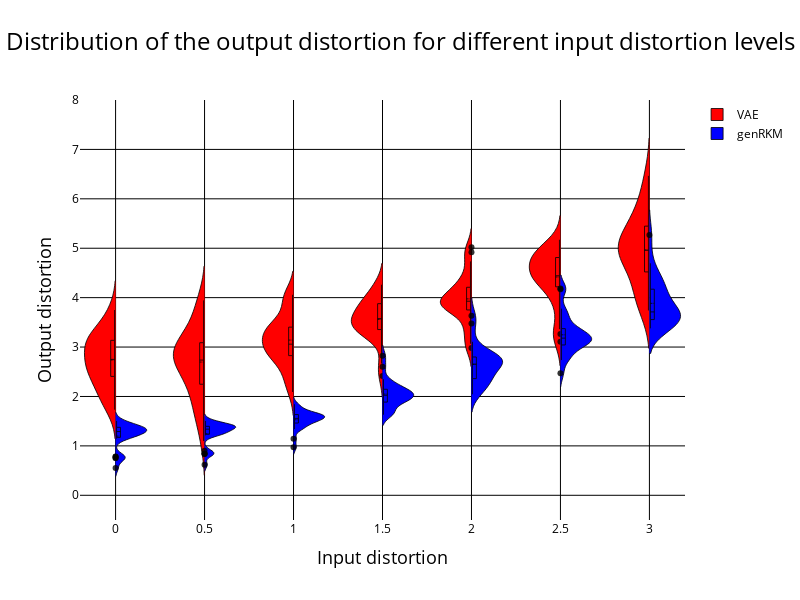

Notebook cell for this chart:
### Code cell
reference_matrix = [25*[item] for item in reference_points]
#print((reference_matrix))

traces = []

for i in range(len(reference_points)):

    # Create a trace for the holiday distribution
    trace1 = go.Violin(
        x=reference_matrix[i],
        y=Lists_close_distortion_VAE[i],
        name='VAE' if i == 0 else None,
        side='negative',
        box_visible=True,
        meanline_visible=True,
        #hovertemplate='Holiday<br>Noise Level: %{y.2f} dB(A)',
        #hoverlabel=dict(namelength=0),
        fillcolor='red',  
        line=dict(color='rgba(0, 0, 0, 0.8)', width=1) ,
        showlegend=(i == 0) 
    )

    # Create a trace for the normal day distribution
    trace2 = go.Violin(
        x=reference_matrix[i], #to put the two graphs next to each other instead of separately
        y=Lists_close_distortion_genRKM[i],
        name='genRKM' if i == 0 else None,
        side='positive',
        box_visible=True,
        meanline_visible=True,
        #hovertemplate='Normal Day<br>Noise Level: %{y.2f} dB(A)',
        #hoverlabel=dict(namelength=0),
        fillcolor='blue',
        line=dict(color='rgba(0, 0, 0, 0.8)', width=1) ,
        showlegend=(i == 0)
    )

    traces.append(trace1)
    traces.append(trace2)

# Create the layout for the plot
layout_fig1 = go.Layout(
    title=dict(
        text='Distribution of the output distortion for different input distortion levels',
        x=0.5,
        xanchor='center',
        font=dict(color="black", size=24)
    ),
    title_font=dict(size=24, color="black"),  
    xaxis=dict(
        {'title': 'Input distortion'}, 
        range = [-0.2, 3.2],
        #ticktext = ["false",'Holiday - Normal day'],
        title_font=dict(color="black", size = 18),
        tickfont=dict(color='black'),
        showticklabels=True, 
        tickvals = reference_points, 
        ticktext = reference_points,
        gridcolor='black'),
    yaxis=dict(
        {'title': 'Output distortion'},
        title_font=dict(color="black", size = 18),
        tickfont=dict(color="black"),
        #showticklabels=False,
        range = [-0.5, 8],
        tickvals=list(range(11)),
        gridcolor='black',
        zeroline=True,  # Ensure the zeroline is shown
        zerolinecolor='black',  # Set the color of the zeroline to black
        zerolinewidth=1  # Set the width of the zeroline
        ),
    violingap=0,  # Set the gap between violins to 0 for overlapping
    plot_bgcolor='white',  
    paper_bgcolor='white',  
    legend = dict(font=dict(color='black'))
)

layout_fig1.update(width=800, height=600)

# Create the figure and add the traces
fig1 = go.Figure(data=traces, layout=layout_fig1)

# Show the plot
fig1.show()

### Figure 1 — Plotly figure (JSON) as saved in the notebook; plotly's stock layout.template omitted (floating-point values rounded to 4 significant figures)
{"data": [{"box": {"visible": true}, "fillcolor": "red", "line": {"color": "rgba(0, 0, 0, 0.8)", "width": 1}, "meanline": {"visible": true}, "name": "VAE", "showlegend": true, "side": "negative", "type": "violin", "x": [0, 0, 0, 0, 0, 0, 0, 0, 0, 0, 0, 0, 0, 0, 0, 0, 0, 0, 0, 0, 0, 0, 0, 0, 0], "y": [3.126, 2.794, 3.244, 2.07, 2.663, 3.124, 1.962, 2.441, 1.887, 3.274, 2.854, 2.971, 3.116, 3.75, 1.733, 2.751, 2.391, 2.411, 2.59, 2.686, 3.254, 3.58, 2.168, 2.444, 3.166]}, {"box": {"visible": true}, "fillcolor": "blue", "line": {"color": "rgba(0, 0, 0, 0.8)", "width": 1}, "meanline": {"visible": true}, "name": "genRKM", "showlegend": true, "side": "positive", "type": "violin", "x": [0, 0, 0, 0, 0, 0, 0, 0, 0, 0, 0, 0, 0, 0, 0, 0, 0, 0, 0, 0, 0, 0, 0, 0, 0], "y": [1.395, 1.397, 1.475, 0.7777, 1.343, 1.244, 0.7545, 1.216, 0.7525, 1.285, 1.386, 1.29, 1.147, 1.505, 0.5527, 1.23, 1.193, 1.298, 1.397, 1.18, 1.326, 1.347, 1.372, 0.7851, 1.299]}, {"box": {"visible": true}, "fillcolor": "red", "line": {"color": "rgba(0, 0, 0, 0.8)", "width": 1}, "meanline": {"visible": true}, "showlegend": false, "side": "negative", "type": "violin", "x": [0.5, 0.5, 0.5, 0.5, 0.5, 0.5, 0.5, 0.5, 0.5, 0.5, 0.5, 0.5, 0.5, 0.5, 0.5, 0.5, 0.5, 0.5, 0.5, 0.5, 0.5, 0.5, 0.5, 0.5, 0.5], "y": [3.149, 2.729, 2.831, 1.591, 3.023, 3.042, 2.179, 2.736, 1.097, 3.068, 3.351, 2.897, 2.767, 3.586, 1.677, 2.275, 2.667, 3.277, 3.862, 2.25, 2.717, 3.945, 2.24, 1.768, 2.687]}, {"box": {"visible": true}, "fillcolor": "blue", "line": {"color": "rgba(0, 0, 0, 0.8)", "width": 1}, "meanline": {"visible": true}, "showlegend": false, "side": "positive", "type": "violin", "x": [0.5, 0.5, 0.5, 0.5, 0.5, 0.5, 0.5, 0.5, 0.5, 0.5, 0.5, 0.5, 0.5, 0.5, 0.5, 0.5, 0.5, 0.5, 0.5, 0.5, 0.5, 0.5, 0.5, 0.5, 0.5], "y": [1.395, 1.44, 1.475, 0.9035, 1.395, 1.244, 0.8386, 1.278, 0.8392, 1.376, 1.391, 1.385, 1.242, 1.505, 0.6197, 1.281, 1.25, 1.298, 1.397, 1.212, 1.398, 1.431, 1.372, 0.8333, 1.338]}, {"box": {"visible": true}, "fillcolor": "red", "line": {"color": "rgba(0, 0, 0, 0.8)", "width": 1}, "meanline": {"visible": true}, "showlegend": false, "side": "negative", "type": "violin", "x": [1, 1, 1, 1, 1, 1, 1, 1, 1, 1, 1, 1, 1, 1, 1, 1, 1, 1, 1, 1, 1, 1, 1, 1, 1], "y": [3.404, 3.345, 4.021, 2.326, 3.026, 3.225, 3.058, 2.847, 2.39, 3.006, 3.268, 3.026, 3.403, 3.735, 2.668, 2.9, 3.981, 2.747, 3.364, 2.091, 3.352, 3.5, 3.031, 2.765, 4.058]}, {"box": {"visible": true}, "fillcolor": "blue", "line": {"color": "rgba(0, 0, 0, 0.8)", "width": 1}, "meanline": {"visible": true}, "showlegend": false, "side": "positive", "type": "violin", "x": [1, 1, 1, 1, 1, 1, 1, 1, 1, 1, 1, 1, 1, 1, 1, 1, 1, 1, 1, 1, 1, 1, 1, 1, 1], "y": [1.617, 1.562, 1.529, 1.35, 1.633, 1.476, 1.34, 1.465, 1.381, 1.556, 1.501, 1.653, 1.62, 1.843, 0.9723, 1.544, 1.453, 1.636, 1.761, 1.556, 1.751, 1.631, 1.602, 1.144, 1.648]}, {"box": {"visible": true}, "fillcolor": "red", "line": {"color": "rgba(0, 0, 0, 0.8)", "width": 1}, "meanline": {"visible": true}, "showlegend": false, "side": "negative", "type": "violin", "x": [1.5, 1.5, 1.5, 1.5, 1.5, 1.5, 1.5, 1.5, 1.5, 1.5, 1.5, 1.5, 1.5, 1.5, 1.5, 1.5, 1.5, 1.5, 1.5, 1.5, 1.5, 1.5, 1.5, 1.5, 1.5], "y": [3.908, 3.469, 3.929, 2.414, 3.456, 3.369, 3.595, 3.276, 3.238, 4.028, 3.613, 3.739, 3.31, 3.791, 2.666, 3.227, 3.413, 3.655, 4.261, 3.959, 3.575, 3.868, 3.56, 3.429, 4.262]}, {"box": {"visible": true}, "fillcolor": "blue", "line": {"color": "rgba(0, 0, 0, 0.8)", "width": 1}, "meanline": {"visible": true}, "showlegend": false, "side": "positive", "type": "violin", "x": [1.5, 1.5, 1.5, 1.5, 1.5, 1.5, 1.5, 1.5, 1.5, 1.5, 1.5, 1.5, 1.5, 1.5, 1.5, 1.5, 1.5, 1.5, 1.5, 1.5, 1.5, 1.5, 1.5, 1.5, 1.5], "y": [2.167, 2.024, 2.11, 1.643, 2.068, 1.863, 1.708, 2.034, 1.869, 2.131, 1.98, 2.093, 2.139, 2.243, 1.631, 1.987, 2.27, 1.967, 2.824, 1.892, 2.0, 2.348, 2.603, 1.689, 1.922]}, {"box": {"visible": true}, "fillcolor": "red", "line": {"color": "rgba(0, 0, 0, 0.8)", "width": 1}, "meanline": {"visible": true}, "showlegend": false, "side": "negative", "type": "violin", "x": [2, 2, 2, 2, 2, 2, 2, 2, 2, 2, 2, 2, 2, 2, 2, 2, 2, 2, 2, 2, 2, 2, 2, 2, 2], "y": [4.027, 4.336, 3.718, 3.397, 4.038, 4.511, 3.891, 3.762, 2.982, 3.809, 3.344, 3.977, 4.734, 4.917, 3.066, 3.981, 3.867, 4.282, 3.824, 3.88, 5.021, 4.186, 3.713, 3.928, 4.181]}, {"box": {"visible": true}, "fillcolor": "blue", "line": {"color": "rgba(0, 0, 0, 0.8)", "width": 1}, "meanline": {"visible": true}, "showlegend": false, "side": "positive", "type": "violin", "x": [2, 2, 2, 2, 2, 2, 2, 2, 2, 2, 2, 2, 2, 2, 2, 2, 2, 2, 2, 2, 2, 2, 2, 2, 2], "y": [2.488, 2.757, 3.474, 2.34, 2.369, 2.836, 2.616, 2.654, 2.161, 2.79, 2.633, 2.417, 2.825, 2.778, 2.103, 2.294, 2.749, 2.858, 3.636, 2.306, 2.612, 2.79, 3.106, 2.044, 2.664]}, {"box": {"visible": true}, "fillcolor": "red", "line": {"color": "rgba(0, 0, 0, 0.8)", "width": 1}, "meanline": {"visible": true}, "showlegend": false, "side": "negative", "type": "violin", "x": [2.5, 2.5, 2.5, 2.5, 2.5, 2.5, 2.5, 2.5, 2.5, 2.5, 2.5, 2.5, 2.5, 2.5, 2.5, 2.5, 2.5, 2.5, 2.5, 2.5, 2.5, 2.5, 2.5, 2.5, 2.5], "y": [4.923, 4.845, 4.642, 3.108, 4.436, 5.022, 4.537, 5.172, 3.362, 4.178, 4.371, 4.801, 4.402, 4.786, 4.703, 3.81, 4.396, 4.885, 4.443, 3.98, 4.72, 4.437, 3.263, 4.234, 4.978]}, {"box": {"visible": true}, "fillcolor": "blue", "line": {"color": "rgba(0, 0, 0, 0.8)", "width": 1}, "meanline": {"visible": true}, "showlegend": false, "side": "positive", "type": "violin", "x": [2.5, 2.5, 2.5, 2.5, 2.5, 2.5, 2.5, 2.5, 2.5, 2.5, 2.5, 2.5, 2.5, 2.5, 2.5, 2.5, 2.5, 2.5, 2.5, 2.5, 2.5, 2.5, 2.5, 2.5, 2.5], "y": [3.21, 3.214, 4.183, 2.805, 3.055, 3.36, 3.143, 3.341, 3.106, 3.162, 3.004, 2.839, 3.243, 3.369, 2.737, 3.083, 3.605, 3.386, 4.172, 3.181, 3.0, 3.778, 3.628, 2.469, 3.127]}, {"box": {"visible": true}, "fillcolor": "red", "line": {"color": "rgba(0, 0, 0, 0.8)", "width": 1}, "meanline": {"visible": true}, "showlegend": false, "side": "negative", "type": "violin", "x": [3, 3, 3, 3, 3, 3, 3, 3, 3, 3, 3, 3, 3, 3, 3, 3, 3, 3, 3, 3, 3, 3, 3, 3, 3], "y": [4.921, 4.767, 4.411, 4.083, 4.136, 5.761, 5.453, 5.128, 3.741, 5.174, 4.959, 6.465, 4.884, 5.555, 3.759, 4.557, 5.445, 4.929, 5.093, 4.082, 5.053, 5.808, 6.168, 4.724, 5.077]}, {"box": {"visible": true}, "fillcolor": "blue", "line": {"color": "rgba(0, 0, 0, 0.8)", "width": 1}, "meanline": {"visible": true}, "showlegend": false, "side": "positive", "type": "violin", "x": [3, 3, 3, 3, 3, 3, 3, 3, 3, 3, 3, 3, 3, 3, 3, 3, 3, 3, 3, 3, 3, 3, 3, 3, 3], "y": [3.651, 3.685, 5.268, 3.423, 3.421, 3.927, 3.708, 3.731, 3.711, 3.597, 3.445, 3.379, 4.302, 3.976, 3.479, 3.505, 4.27, 4.444, 4.695, 3.725, 4.117, 4.31, 4.138, 3.573, 3.65]}], "layout": {"height": 600, "legend": {"font": {"color": "black"}}, "paper_bgcolor": "white", "plot_bgcolor": "white", "title": {"font": {"color": "black", "size": 24}, "text": "Distribution of the output distortion for different input distortion levels", "x": 0.5, "xanchor": "center"}, "violingap": 0, "width": 800, "xaxis": {"gridcolor": "black", "range": [-0.2, 3.2], "showticklabels": true, "tickfont": {"color": "black"}, "ticktext": [0, 0.5, 1, 1.5, 2, 2.5, 3], "tickvals": [0, 0.5, 1, 1.5, 2, 2.5, 3], "title": {"font": {"color": "black", "size": 18}, "text": "Input distortion"}}, "yaxis": {"gridcolor": "black", "range": [-0.5, 8], "tickfont": {"color": "black"}, "tickvals": [0, 1, 2, 3, 4, 5, 6, 7, 8, 9, 10], "title": {"font": {"color": "black", "size": 18}, "text": "Output distortion"}, "zeroline": true, "zerolinecolor": "black", "zerolinewidth": 1}}}
